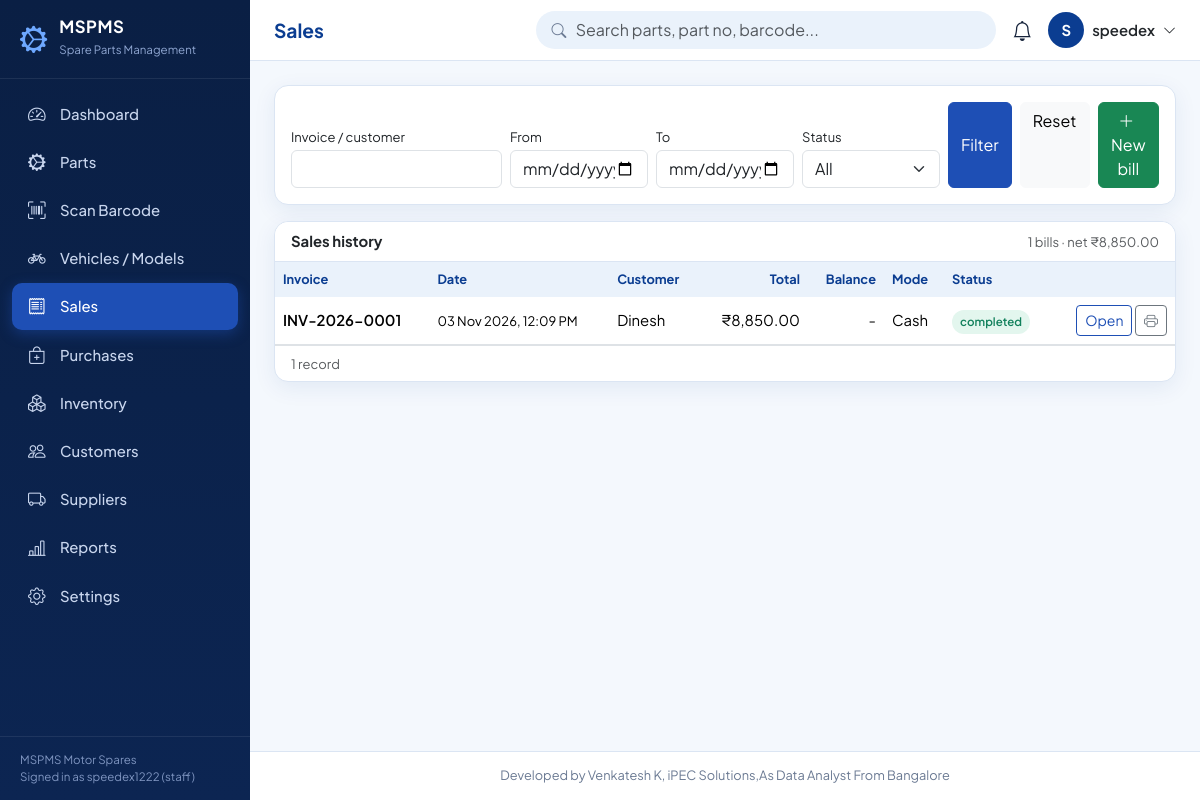
The page /sales (signed in) on the database its author committed.
### tables this page shows
CREATE TABLE settings (
    key   TEXT PRIMARY KEY,
    value TEXT
);

CREATE TABLE users (
    id            INTEGER PRIMARY KEY AUTOINCREMENT,
    username      TEXT NOT NULL UNIQUE COLLATE NOCASE CHECK (length(username) >= 3),
    password_hash TEXT NOT NULL,
    full_name     TEXT NOT NULL,
    email         TEXT,
    role          TEXT NOT NULL DEFAULT 'staff' CHECK (role IN ('admin','manager','staff')),
    active        INTEGER NOT NULL DEFAULT 1 CHECK (active IN (0,1)),
    created_at    TEXT NOT NULL DEFAULT (datetime('now','localtime'))
);

CREATE TABLE sales (
    id              INTEGER PRIMARY KEY AUTOINCREMENT,
    invoice_no      TEXT NOT NULL UNIQUE,
    customer_id     INTEGER REFERENCES customers(id) ON DELETE SET NULL,
    location_id     INTEGER NOT NULL REFERENCES locations(id) ON DELETE RESTRICT,
    sale_date       TEXT NOT NULL,
    subtotal        REAL NOT NULL DEFAULT 0 CHECK (subtotal >= 0),
    discount        REAL NOT NULL DEFAULT 0 CHECK (discount >= 0),
    gst_amount      REAL NOT NULL DEFAULT 0 CHECK (gst_amount >= 0),
    total           REAL NOT NULL DEFAULT 0 CHECK (total >= 0),
    returned_amount REAL NOT NULL DEFAULT 0 CHECK (returned_amount >= 0),
    paid_amount     REAL NOT NULL DEFAULT 0 CHECK (paid_amount >= 0),
    payment_mode    TEXT NOT NULL DEFAULT 'Cash' CHECK (payment_mode IN ('Cash','UPI','Card','Credit')),
    status          TEXT NOT NULL DEFAULT 'completed' CHECK (status IN ('completed','partial_return','returned')),
    user_id         INTEGER REFERENCES users(id) ON DELETE SET NULL
);

CREATE TABLE customers (
    id         INTEGER PRIMARY KEY AUTOINCREMENT,
    name       TEXT NOT NULL,
    phone      TEXT,
    email      TEXT,
    address    TEXT,
    bike_owned TEXT,
    created_at TEXT NOT NULL DEFAULT (datetime('now','localtime'))
);

### app.py (the view)
@app.route("/sales")
def sales():
    a = request.args
    where, args = [], []
    if a.get("q"):
        where.append("(s.invoice_no LIKE ? OR c.name LIKE ?)")
        args += [f"%{a['q'].strip()}%"] * 2
    if a.get("from"):
        where.append("date(s.sale_date) >= ?")
        args.append(a["from"])
    if a.get("to"):
        where.append("date(s.sale_date) <= ?")
        args.append(a["to"])
    if a.get("status"):
        where.append("s.status=?")
        args.append(a["status"])
    base = """FROM sales s LEFT JOIN customers c ON c.id=s.customer_id JOIN locations l ON l.id=s.location_id""" + \
           (" WHERE " + " AND ".join(where) if where else "")
    rows, pg = paginate(f"SELECT s.*, c.name customer, l.name location {base} ORDER BY s.id DESC", args, page_arg(), 10)
    summ = qone(f"SELECT COUNT(*) n, COALESCE(SUM(s.total-s.returned_amount),0) v FROM sales s LEFT JOIN customers c ON c.id=s.customer_id {'WHERE ' + ' AND '.join(where) if where else ''}", args)
    return render_template("sales.html", rows=rows, pg=pg, a=a, summ=summ)

### app.py (called while the page is built)
def get_db():
    if "db" not in g:
        g.db = sqlite3.connect(DB_PATH)
        g.db.row_factory = sqlite3.Row
        g.db.execute("PRAGMA foreign_keys = ON")
    return g.db

def qall(sql, args=()):
    return get_db().execute(sql, args).fetchall()

def qone(sql, args=()):
    return get_db().execute(sql, args).fetchone()

def S(key, default=""):
    row = qone("SELECT value FROM settings WHERE key=?", (key,))
    return row["value"] if row and row["value"] is not None else default

def paginate(sql, args, page, per=10):
    total = qone(f"SELECT COUNT(*) c FROM ({sql})", args)["c"]
    pages = max(1, -(-total // per))
    page = min(max(page, 1), pages)
    rows = qall(f"{sql} LIMIT ? OFFSET ?", (*args, per, (page - 1) * per))
    return rows, dict(page=page, pages=pages, total=total, per=per)

def page_arg():
    try:
        return int(request.args.get("page", 1))
    except ValueError:
        return 1

def inr(v, dec=2):
    try:
        v = float(v or 0)
    except (TypeError, ValueError):
        return v
    neg, v = v < 0, abs(v)
    whole, _, frac = f"{v:.{dec}f}".partition(".")
    if len(whole) > 3:
        head, tail, groups = whole[:-3], whole[-3:], []
        while len(head) > 2:
            groups.insert(0, head[-2:])
            head = head[:-2]
        if head:
            groups.insert(0, head)
        whole = ",".join(groups + [tail])
    return ("-" if neg else "") + "₹" + whole + ("." + frac if dec else "")

@app.template_filter("inr")
def inr_filter(v, dec=2):
    return inr(v, dec)

@app.template_filter("dmyhm")
def dmyhm(v):
    try:
        return datetime.fromisoformat(str(v)[:19]).strftime("%d %b %Y, %I:%M %p")
    except (TypeError, ValueError):
        return v or ""

@app.template_global()
def csrf_token():
    if "_csrf" not in session:
        session["_csrf"] = secrets.token_hex(16)
    return session["_csrf"]

@app.template_global()
def csrf_input():
    return Markup(f'<input type="hidden" name="csrf_token" value="{csrf_token()}">')

@app.context_processor
def inject_globals():
    ctx = dict(CREDIT=CREDIT, shop_name=S("shop_name", "MSPMS"))
    if g.get("user"):
        ctx["low_count"] = qone(f"SELECT COUNT(*) c FROM ({PARTS_SQL}) WHERE total_qty <= reorder_level")["c"]
        ctx["low_list"] = qall(f"{PARTS_SQL} WHERE COALESCE(t.q,0) <= p.reorder_level ORDER BY total_qty LIMIT 6")
    return ctx

### templates/sales.html (shortened to what this page needs)
{% extends 'base.html' %}
{% from 'macros.html' import pager, empty %}
{% block title %}Sales{% endblock %}
{% block content %}
<div class="card mb-3"><div class="card-body"><form method="get" class="row g-2 align-items-end">
  <div class="col-md-3"><label class="form-label small mb-1">Invoice / customer</label><input class="form-control" name="q" value="{{ a.get('q','') }}"></div>
  <div class="col-md-2"><label class="form-label small mb-1">From</label><input type="date" class="form-control" name="from" value="{{ a.get('from','') }}"></div>
  <div class="col-md-2"><label class="form-label small mb-1">To</label><input type="date" class="form-control" name="to" value="{{ a.get('to','') }}"></div>
  <div class="col-md-2"><label class="form-label small mb-1">Status</label><select class="form-select" name="status"><option value="">All</option></select></div>
  <div class="col-md-3 d-flex gap-2 justify-content-md-end"><button class="btn btn-primary">Filter</button><a class="btn btn-light" href="{{ url_for('sales') }}">Reset</a><a class="btn btn-success" href="{{ url_for('sale_new') }}"><i class="bi bi-plus-lg me-1"></i>New bill</a></div></form></div></div>
<div class="card"><div class="card-header"><span>Sales history</span><span class="small text-muted fw-normal">{{ summ.n }} bills &middot; net {{ summ.v|inr }}</span></div><div class="table-responsive"><table class="table table-hover"><thead><tr><th>Invoice</th><th>Date</th><th>Customer</th><th class="text-end">Total</th><th class="text-end">Balance</th><th>Mode</th><th>Status</th><th></th></tr></thead><tbody>
{% for s in rows %}{% set net = s.total - s.returned_amount %}{% set bal = [net - s.paid_amount, 0]|max %}
<tr><td class="fw-semibold">{{ s.invoice_no }}</td><td class="small">{{ s.sale_date|dmyhm }}</td><td>{{ s.customer or 'Walk-in' }}</td><td class="text-end">{{ net|inr }}</td>
  <td class="text-end {{ 'text-danger fw-semibold' if bal > 0.005 }}">{{ bal|inr if bal > 0.005 else '-' }}</td><td>{{ s.payment_mode }}</td>
  <td><span class="badge-soft {{ {'completed':'b-ok','partial_return':'b-low','returned':'b-out'}[s.status] }}">{{ s.status|replace('_',' ') }}</span></td>
  <td class="text-end text-nowrap"><a class="btn btn-sm btn-outline-primary" href="{{ url_for('sale_detail', sid=s.id) }}">Open</a> <a class="btn btn-sm btn-outline-secondary" target="_blank" href="{{ url_for('sale_print', sid=s.id) }}" title="Print invoice"><i class="bi bi-printer"></i></a></td></tr>
{% else %}<tr><td colspan="8">{{ empty('No sales found.', 'receipt') }}</td></tr>{% endfor %}</tbody></table></div>{{ pager(pg) }}</div>
{% endblock %}

### templates/base.html (shortened to what this page needs)
<!doctype html>
<html lang="en">
<head>
  <link href="https://cdn.jsdelivr.net/npm/bootstrap@5.3.3/dist/css/bootstrap.min.css" rel="stylesheet">
  <link href="https://cdn.jsdelivr.net/npm/bootstrap-icons@1.11.3/font/bootstrap-icons.min.css" rel="stylesheet">
  <link href="{{ url_for('static', filename='css/style.css') }}" rel="stylesheet">
</head>
<body>
{% set nav = [
  ('/', 'Dashboard', 'speedometer2'), ('/parts', 'Parts', 'gear-wide-connected'), ('/scan', 'Scan Barcode', 'upc-scan'),
  ('/bikes', 'Vehicles / Models', 'bicycle'), ('/sales', 'Sales', 'receipt'), ('/purchases', 'Purchases', 'bag-plus'),
  ('/inventory', 'Inventory', 'boxes'), ('/customers', 'Customers', 'people'), ('/suppliers', 'Suppliers', 'truck'),
  ('/reports', 'Reports', 'bar-chart-line'), ('/settings', 'Settings', 'gear')] %}
<aside class="sidebar" id="sidebar" aria-label="Main navigation">
  <div class="brand"><i class="bi bi-gear-wide-connected"></i><div><b>MSPMS</b><small>Spare Parts Management</small></div></div>
  <nav>
    {% for href, label, icon in nav %}
    <a href="{{ href }}" class="{{ 'active' if (request.path == '/' if href == '/' else request.path.startswith(href)) }}"><i class="bi bi-{{ icon }}"></i>{{ label }}</a>
    {% endfor %}
  </nav>
  <div class="side-foot">{{ shop_name }}<br>Signed in as {{ g.user.username }} ({{ g.user.role }})</div>
</aside>
<div class="main">
  <header class="topbar no-print">
    <h1 class="page-title">{% block page_title %}{{ self.title() }}{% endblock %}</h1>
    <div class="gsearch d-none d-sm-block">
      <i class="bi bi-search"></i>
      <form action="{{ url_for('parts_list') }}" method="get" autocomplete="off">
        <input class="form-control" id="globalSearch" name="q" placeholder="Search parts, part no, barcode..." aria-label="Search parts">
      </form>
    </div>
    <div class="dropdown ms-auto ms-sm-0">
      <a href="#" class="bell" data-bs-toggle="dropdown" aria-label="Notifications"><i class="bi bi-bell"></i>
        {% if low_count %}<span class="badge rounded-pill bg-danger">{{ low_count }}</span>{% endif %}</a>
    </div>
    <div class="dropdown">
      <a href="#" class="d-flex align-items-center gap-2 text-decoration-none text-dark" data-bs-toggle="dropdown" aria-label="User menu">
        <span class="avatar">{{ g.user.full_name[:1]|upper }}</span><span class="d-none d-md-inline fw-semibold">{{ g.user.full_name }}</span><i class="bi bi-chevron-down small"></i></a>
    </div>
  </header>
  <main class="content">
    {% block content %}{% endblock %}
  </main>
  <footer class="app-footer">{{ CREDIT }}</footer>
</div>
</body>
</html>

### static/css/style.css (style rules this page uses)
:root { --navy:#0A1F44; --royal:#0B3D91; --blue:#1E4FB5; --panel:#EAF2FB; --bg:#F4F8FD; --ink:#16233b; --muted:#6b7a93; --line:#dbe5f3; --ok:#12805c; --warn:#b7791f; --bad:#c0392b; --radius:14px; --shadow:0 6px 22px rgba(11,61,145,.08); --bs-primary:#1E4FB5; --bs-primary-rgb:30,79,181; --bs-body-font-family:'Plus Jakarta Sans',system-ui,-apple-system,'Segoe UI',Roboto,sans-serif; }
body { background:var(--bg);color:var(--ink);font-size:.93rem }
a { color:var(--blue) }
.btn-primary { --bs-btn-bg:var(--blue);--bs-btn-border-color:var(--blue);--bs-btn-hover-bg:var(--royal);--bs-btn-hover-border-color:var(--royal);--bs-btn-active-bg:var(--royal);--bs-btn-disabled-bg:var(--blue) }
.btn-outline-primary { --bs-btn-color:var(--blue);--bs-btn-border-color:var(--blue);--bs-btn-hover-bg:var(--blue);--bs-btn-hover-border-color:var(--blue) }
.sidebar { position:fixed;inset:0 auto 0 0;width:250px;background:linear-gradient(180deg,var(--navy) 0%,#0c2552 100%);color:#c9d6ee;z-index:1040;display:flex;flex-direction:column;transition:transform .25s ease }
.sidebar .brand { display:flex;gap:.75rem;align-items:center;padding:1.15rem 1.25rem;border-bottom:1px solid rgba(255,255,255,.08);color:#fff }
.sidebar .brand i { font-size:1.7rem;color:#6ea8ff }
.sidebar .brand b { display:block;letter-spacing:.5px;font-size:1.05rem;line-height:1.1 }
.sidebar .brand small { color:#8fa6d1;font-size:.72rem }
.sidebar nav { padding:.75rem;overflow-y:auto;flex:1 }
.sidebar nav a { display:flex;align-items:center;gap:.8rem;padding:.62rem .9rem;border-radius:10px;color:#c9d6ee;text-decoration:none;margin-bottom:2px;font-weight:500 }
.sidebar nav a i { font-size:1.1rem;width:1.3rem;text-align:center }
.sidebar nav a.active { background:var(--blue);color:#fff;box-shadow:0 4px 14px rgba(30,79,181,.45) }
.sidebar .side-foot { padding:.9rem 1.25rem;font-size:.72rem;color:#7f95c0;border-top:1px solid rgba(255,255,255,.08) }
.main { margin-left:250px;min-height:100vh;display:flex;flex-direction:column }
.topbar { position:sticky;top:0;z-index:1020;background:#fff;border-bottom:1px solid var(--line);padding:.7rem 1.5rem;display:flex;align-items:center;gap:1rem }
.page-title { font-size:1.2rem;font-weight:700;margin:0;color:var(--royal);white-space:nowrap }
.gsearch { position:relative;flex:1;max-width:460px;margin-left:auto }
.gsearch input { border-radius:30px;padding-left:2.4rem;background:var(--panel);border-color:transparent }
.gsearch>i { position:absolute;left:.95rem;top:50%;transform:translateY(-50%);color:var(--muted) }
.bell { position:relative;color:var(--ink);font-size:1.25rem }
.avatar { width:36px;height:36px;border-radius:50%;background:var(--royal);color:#fff;display:inline-flex;align-items:center;justify-content:center;font-weight:700 }
.content { padding:1.5rem;flex:1 }
.app-footer { padding:.9rem 1.5rem;text-align:center;color:var(--muted);font-size:.8rem;border-top:1px solid var(--line);background:#fff }
.card { border:1px solid var(--line);border-radius:var(--radius);box-shadow:var(--shadow) }
.card-header { background:#fff;border-bottom:1px solid var(--line);font-weight:700;border-radius:var(--radius) var(--radius) 0 0!important;display:flex;align-items:center;justify-content:space-between;gap:.5rem }
.table { --bs-table-bg:transparent;margin-bottom:0 }
.table thead th { background:var(--panel);color:var(--royal);font-weight:700;font-size:.8rem;border-bottom:0;white-space:nowrap }
.table td { vertical-align:middle }
.badge-soft { padding:.38em .7em;border-radius:20px;font-weight:600;font-size:.72rem }
.b-ok { background:#e3f6ee;color:var(--ok) }

### rows shown on the page
settings: value "MSPMS Motor Spares"
users: user.username "speedex1222", user.role "staff", user "S", user.full_name "speedex"
sales: invoice_no "INV-2026-0001", sale_date|dmyhm "03 Nov 2026, 12:09 PM", name "Dinesh", net "₹8,850.00", bal "-", payment_mode "Cash", status "completed"

### other values the page prints
{{ label }} "Dashboard" "Parts" "Scan Barcode" "Vehicles / Models" "Sales" "Purchases" "Inventory" "Customers" "Suppliers" "Reports" "Settings"
{{ summ.n }} "1"
{{ summ.v|inr }} "₹8,850.00"
{{ pg.total }} "1"
{{ CREDIT }} "Developed by Venkatesh K, iPEC Solutions,As Data Analyst From Bangalore"
